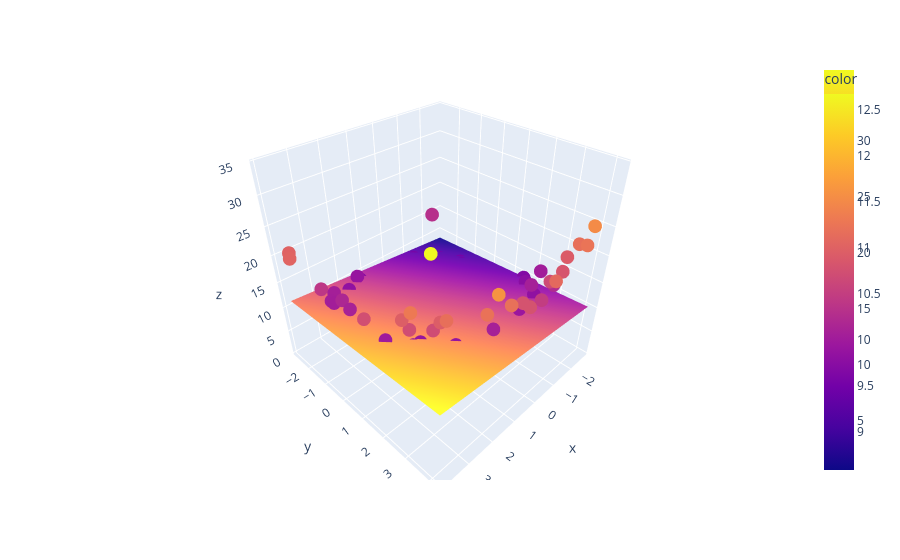

Here is the notebook cell this chart was saved with:
### Code cell
import plotly.graph_objects as go

fig = px.scatter_3d(x=x.ravel(), y=y.ravel(), z=z.ravel(), color=z.ravel())

fig.add_trace(go.Surface(x=x_input, y=y_input, z=z_final))

fig.show()
